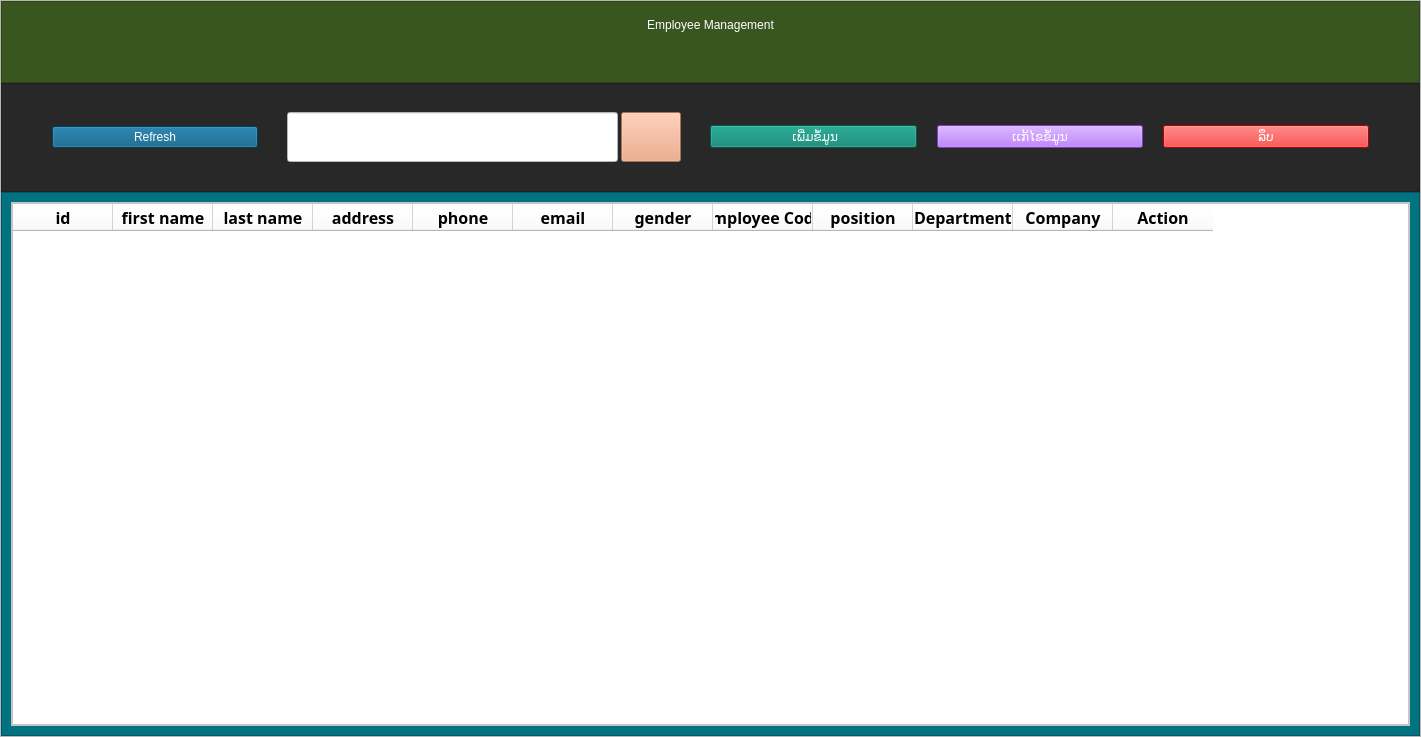
<?xml version="1.0" encoding="UTF-8"?>
<ui version="4.0">
 <class>frm_employee</class>
 <widget class="QWidget" name="frm_employee">
  <property name="geometry">
   <rect>
    <x>0</x>
    <y>0</y>
    <width>1421</width>
    <height>737</height>
   </rect>
  </property>
  <property name="windowTitle">
   <string>Form</string>
  </property>
  <layout class="QGridLayout" name="gridLayout_2">
   <property name="leftMargin">
    <number>0</number>
   </property>
   <property name="topMargin">
    <number>0</number>
   </property>
   <property name="rightMargin">
    <number>0</number>
   </property>
   <property name="bottomMargin">
    <number>0</number>
   </property>
   <property name="spacing">
    <number>0</number>
   </property>
   <item row="0" column="0">
    <widget class="QFrame" name="frame_Main">
     <property name="frameShape">
      <enum>QFrame::StyledPanel</enum>
     </property>
     <property name="frameShadow">
      <enum>QFrame::Raised</enum>
     </property>
     <layout class="QVBoxLayout" name="verticalLayout" stretch="3,4,20">
      <property name="spacing">
       <number>0</number>
      </property>
      <property name="leftMargin">
       <number>0</number>
      </property>
      <property name="topMargin">
       <number>0</number>
      </property>
      <property name="rightMargin">
       <number>0</number>
      </property>
      <property name="bottomMargin">
       <number>0</number>
      </property>
      <item>
       <widget class="QFrame" name="frame_3">
        <property name="styleSheet">
         <string notr="true">background-color: rgb(57, 86, 33);</string>
        </property>
        <property name="frameShape">
         <enum>QFrame::StyledPanel</enum>
        </property>
        <property name="frameShadow">
         <enum>QFrame::Raised</enum>
        </property>
        <layout class="QGridLayout" name="gridLayout_5">
         <item row="0" column="0">
          <widget class="QLabel" name="label">
           <property name="styleSheet">
            <string notr="true">font: 30pt &quot;Lao_SomVang&quot;;
color: rgb(255, 255, 255);</string>
           </property>
           <property name="text">
            <string>Employee Management</string>
           </property>
           <property name="alignment">
            <set>Qt::AlignCenter</set>
           </property>
          </widget>
         </item>
         <item row="1" column="0">
          <widget class="QLabel" name="lbl_id">
           <property name="styleSheet">
            <string notr="true">color: rgb(255, 0, 0);</string>
           </property>
           <property name="text">
            <string/>
           </property>
          </widget>
         </item>
        </layout>
       </widget>
      </item>
      <item>
       <widget class="QFrame" name="frame">
        <property name="styleSheet">
         <string notr="true">color: rgb(255, 213, 126);
background-color: rgb(40, 40, 40);</string>
        </property>
        <property name="frameShape">
         <enum>QFrame::StyledPanel</enum>
        </property>
        <property name="frameShadow">
         <enum>QFrame::Raised</enum>
        </property>
        <layout class="QGridLayout" name="gridLayout_3">
         <property name="leftMargin">
          <number>0</number>
         </property>
         <property name="topMargin">
          <number>0</number>
         </property>
         <property name="rightMargin">
          <number>0</number>
         </property>
         <property name="bottomMargin">
          <number>0</number>
         </property>
         <property name="horizontalSpacing">
          <number>0</number>
         </property>
         <item row="0" column="0">
          <widget class="QWidget" name="widget" native="true">
           <layout class="QGridLayout" name="gridLayout_4">
            <property name="leftMargin">
             <number>0</number>
            </property>
            <property name="topMargin">
             <number>0</number>
            </property>
            <property name="rightMargin">
             <number>0</number>
            </property>
            <property name="bottomMargin">
             <number>0</number>
            </property>
            <property name="spacing">
             <number>0</number>
            </property>
            <item row="0" column="0">
             <layout class="QHBoxLayout" name="horizontalLayout_3" stretch="1,2,1,1,1">
              <property name="spacing">
               <number>20</number>
              </property>
              <property name="leftMargin">
               <number>50</number>
              </property>
              <property name="rightMargin">
               <number>50</number>
              </property>
              <item>
               <widget class="QPushButton" name="btn_refresh">
                <property name="styleSheet">
                 <string notr="true">background-color: rgb(0, 85, 127);
color: rgb(255, 255, 255);
font: 18pt &quot;Phetsarath OT&quot;;</string>
                </property>
                <property name="text">
                 <string>Refresh</string>
                </property>
                <property name="iconSize">
                 <size>
                  <width>20</width>
                  <height>20</height>
                 </size>
                </property>
               </widget>
              </item>
              <item>
               <widget class="QWidget" name="widget_2" native="true">
                <layout class="QHBoxLayout" name="horizontalLayout" stretch="4,1">
                 <property name="spacing">
                  <number>3</number>
                 </property>
                 <item>
                  <widget class="QLineEdit" name="txt_search">
                   <property name="minimumSize">
                    <size>
                     <width>20</width>
                     <height>50</height>
                    </size>
                   </property>
                   <property name="maximumSize">
                    <size>
                     <width>400</width>
                     <height>50</height>
                    </size>
                   </property>
                   <property name="styleSheet">
                    <string notr="true">background-color: rgb(255, 255, 255);
font: 18pt &quot;Phetsarath OT&quot;;
color: rgb(0, 0, 0);</string>
                   </property>
                   <property name="clearButtonEnabled">
                    <bool>true</bool>
                   </property>
                  </widget>
                 </item>
                 <item>
                  <widget class="QPushButton" name="btn_search">
                   <property name="maximumSize">
                    <size>
                     <width>60</width>
                     <height>50</height>
                    </size>
                   </property>
                   <property name="styleSheet">
                    <string notr="true">color: rgb(0, 0, 0);
background-color: rgb(236, 157, 117);</string>
                   </property>
                   <property name="text">
                    <string/>
                   </property>
                  </widget>
                 </item>
                </layout>
               </widget>
              </item>
              <item>
               <widget class="QPushButton" name="btn_insert">
                <property name="styleSheet">
                 <string notr="true">background-color: rgb(0, 127, 108);
color: rgb(255, 255, 255);
font: 18pt &quot;Phetsarath OT&quot;;</string>
                </property>
                <property name="text">
                 <string> ເພີ່ມຂໍ້ມູນ</string>
                </property>
                <property name="iconSize">
                 <size>
                  <width>20</width>
                  <height>20</height>
                 </size>
                </property>
               </widget>
              </item>
              <item>
               <widget class="QPushButton" name="btn_edit">
                <property name="styleSheet">
                 <string notr="true">background-color: rgb(255, 170, 0);
background-color: rgb(170, 85, 255);
color: rgb(255, 255, 255);
font: 18pt &quot;Phetsarath OT&quot;;</string>
                </property>
                <property name="text">
                 <string>ເເກ້ໄຂຂໍ້ມູນ</string>
                </property>
                <property name="iconSize">
                 <size>
                  <width>25</width>
                  <height>25</height>
                 </size>
                </property>
               </widget>
              </item>
              <item>
               <widget class="QPushButton" name="btn_delete">
                <property name="styleSheet">
                 <string notr="true">background-color: rgb(255, 0, 0);
color: rgb(255, 255, 255);
font: 18pt &quot;Phetsarath OT&quot;;</string>
                </property>
                <property name="text">
                 <string>ລຶບ</string>
                </property>
                <property name="iconSize">
                 <size>
                  <width>25</width>
                  <height>25</height>
                 </size>
                </property>
               </widget>
              </item>
             </layout>
            </item>
           </layout>
          </widget>
         </item>
        </layout>
       </widget>
      </item>
      <item>
       <widget class="QFrame" name="frame_2">
        <property name="styleSheet">
         <string notr="true">font: 18pt &quot;Phetsarath OT&quot;;
background-color: rgb(1, 114, 127);</string>
        </property>
        <property name="frameShape">
         <enum>QFrame::StyledPanel</enum>
        </property>
        <property name="frameShadow">
         <enum>QFrame::Raised</enum>
        </property>
        <layout class="QGridLayout" name="gridLayout">
         <item row="0" column="0">
          <widget class="QFrame" name="frame_4">
           <property name="styleSheet">
            <string notr="true">background-color: rgb(255, 255, 255);
font: 8pt &quot;Phetsarath OT&quot;;
color: rgb(0, 0, 0);</string>
           </property>
           <property name="frameShape">
            <enum>QFrame::StyledPanel</enum>
           </property>
           <property name="frameShadow">
            <enum>QFrame::Raised</enum>
           </property>
           <layout class="QGridLayout" name="gridLayout_6">
            <property name="leftMargin">
             <number>0</number>
            </property>
            <property name="topMargin">
             <number>0</number>
            </property>
            <property name="rightMargin">
             <number>0</number>
            </property>
            <property name="bottomMargin">
             <number>0</number>
            </property>
            <property name="spacing">
             <number>0</number>
            </property>
            <item row="0" column="0">
             <widget class="QTableWidget" name="tb_show">
              <property name="styleSheet">
               <string notr="true">color: rgb(0, 0, 0);
font: 10pt &quot;Phetsarath OT&quot;;
background-color: rgb(255, 255, 255);
</string>
              </property>
              <column>
               <property name="text">
                <string>id</string>
               </property>
               <property name="font">
                <font>
                 <family>Phetsarath OT</family>
                 <pointsize>12</pointsize>
                 <weight>75</weight>
                 <bold>true</bold>
                </font>
               </property>
              </column>
              <column>
               <property name="text">
                <string>first name</string>
               </property>
               <property name="font">
                <font>
                 <family>Phetsarath OT</family>
                 <pointsize>12</pointsize>
                 <weight>75</weight>
                 <bold>true</bold>
                </font>
               </property>
              </column>
              <column>
               <property name="text">
                <string>last name</string>
               </property>
               <property name="font">
                <font>
                 <family>Phetsarath OT</family>
                 <pointsize>12</pointsize>
                 <weight>75</weight>
                 <bold>true</bold>
                </font>
               </property>
              </column>
              <column>
               <property name="text">
                <string>address</string>
               </property>
               <property name="font">
                <font>
                 <family>Phetsarath OT</family>
                 <pointsize>12</pointsize>
                 <weight>75</weight>
                 <bold>true</bold>
                </font>
               </property>
              </column>
              <column>
               <property name="text">
                <string>phone</string>
               </property>
               <property name="font">
                <font>
                 <family>Phetsarath OT</family>
                 <pointsize>12</pointsize>
                 <weight>75</weight>
                 <bold>true</bold>
                </font>
               </property>
              </column>
              <column>
               <property name="text">
                <string>email</string>
               </property>
               <property name="font">
                <font>
                 <family>Phetsarath OT</family>
                 <pointsize>12</pointsize>
                 <weight>75</weight>
                 <bold>true</bold>
                </font>
               </property>
              </column>
              <column>
               <property name="text">
                <string>gender</string>
               </property>
               <property name="font">
                <font>
                 <family>Phetsarath OT</family>
                 <pointsize>12</pointsize>
                 <weight>75</weight>
                 <bold>true</bold>
                </font>
               </property>
              </column>
              <column>
               <property name="text">
                <string>Employee Code</string>
               </property>
               <property name="font">
                <font>
                 <family>Phetsarath OT</family>
                 <pointsize>12</pointsize>
                 <weight>75</weight>
                 <bold>true</bold>
                </font>
               </property>
              </column>
              <column>
               <property name="text">
                <string>position</string>
               </property>
               <property name="font">
                <font>
                 <family>Phetsarath OT</family>
                 <pointsize>12</pointsize>
                 <weight>75</weight>
                 <bold>true</bold>
                </font>
               </property>
              </column>
              <column>
               <property name="text">
                <string>Department</string>
               </property>
               <property name="font">
                <font>
                 <family>Phetsarath OT</family>
                 <pointsize>12</pointsize>
                 <weight>75</weight>
                 <bold>true</bold>
                </font>
               </property>
              </column>
              <column>
               <property name="text">
                <string>Company</string>
               </property>
               <property name="font">
                <font>
                 <family>Phetsarath OT</family>
                 <pointsize>12</pointsize>
                 <weight>75</weight>
                 <bold>true</bold>
                </font>
               </property>
              </column>
              <column>
               <property name="text">
                <string>Action</string>
               </property>
               <property name="font">
                <font>
                 <family>Phetsarath OT</family>
                 <pointsize>12</pointsize>
                 <weight>75</weight>
                 <bold>true</bold>
                </font>
               </property>
              </column>
             </widget>
            </item>
           </layout>
          </widget>
         </item>
        </layout>
       </widget>
      </item>
     </layout>
    </widget>
   </item>
  </layout>
 </widget>
 <resources/>
 <connections/>
</ui>
